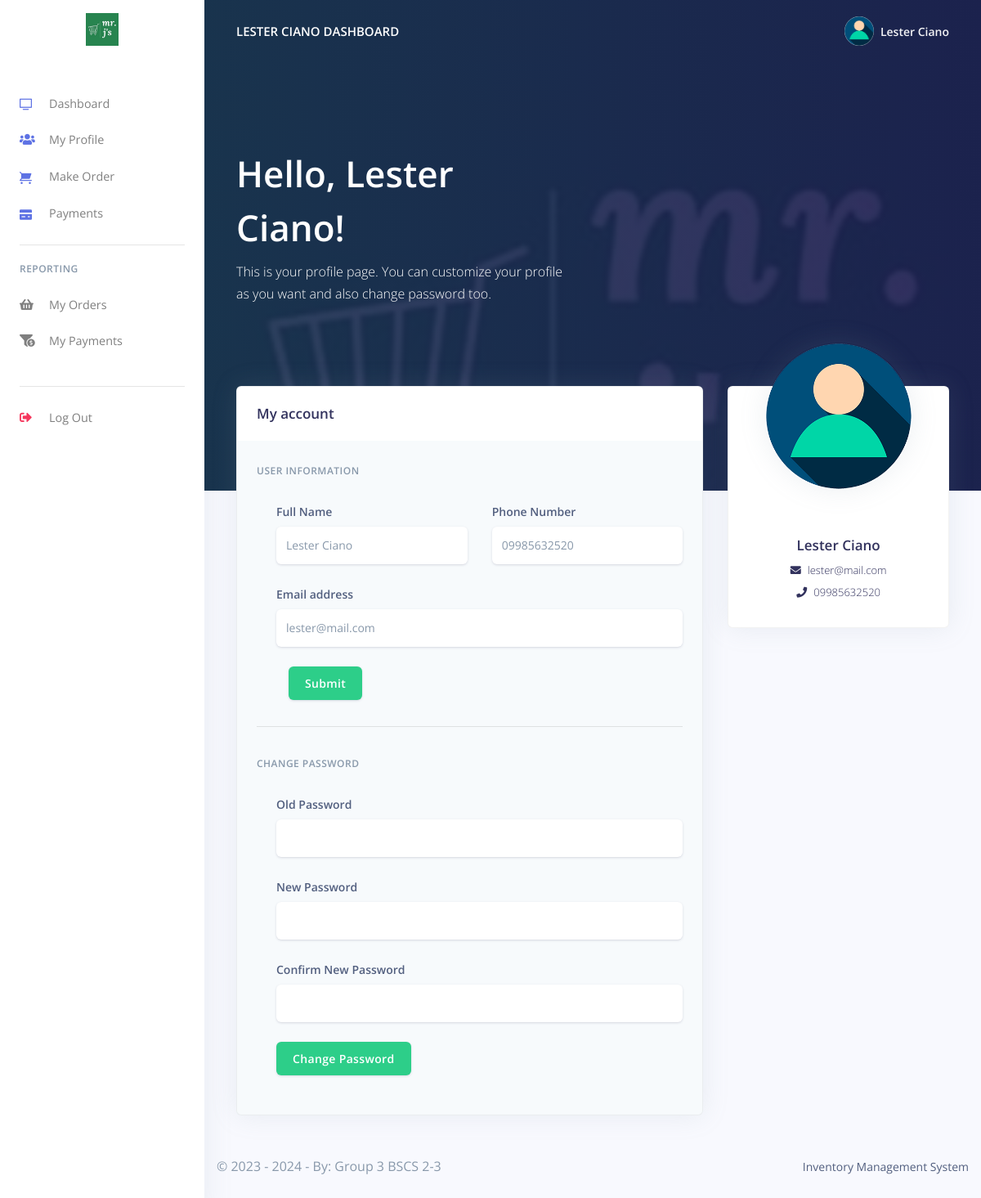
The app's page /pos/customer/change_profile.php (signed in) with its own data.
### tables this page shows
CREATE TABLE `rpos_customers` (
  `customer_id` varchar(200) NOT NULL,
  `customer_name` varchar(200) NOT NULL,
  `customer_phoneno` varchar(200) NOT NULL,
  `customer_email` varchar(200) NOT NULL,
  `customer_password` varchar(200) NOT NULL,
  `created_at` timestamp(6) NOT NULL DEFAULT current_timestamp(6) ON UPDATE current_timestamp(6)
);

### pos/customer/change_profile.php (the view, shortened to what this page needs)
<?php
include('config/config.php');
require_once('partials/_head.php');
?>
<body>
    <?php
    require_once('partials/_sidebar.php');
    ?>
    <div class="main-content">
        <?php
        require_once('partials/_topnav.php');
        $customer_id = $_SESSION['customer_id'];
        $ret = "SELECT * FROM  rpos_customers  WHERE customer_id = '$customer_id'";
        $stmt = $mysqli->prepare($ret);
        $stmt->execute();
        $res = $stmt->get_result();
        while ($customer = $res->fetch_object()) {
        ?>
            <div class="header pb-8 pt-5 pt-lg-8 d-flex align-items-center" style="min-height: 600px; background-image: url(../admin/assets/img/theme/mrj.jpg); background-size: cover; background-position: center top;">
                <span class="mask bg-gradient-default opacity-8"></span>
                <div class="container-fluid d-flex align-items-center">
                    <div class="row">
                        <div class="col-lg-7 col-md-10">
                            <h1 class="display-2 text-white">Hello, <?php echo $customer->customer_name; ?>!</h1>
                            <p class="text-white mt-0 mb-5">This is your profile page. You can customize your profile as you want and also change password too.</p>
                        </div>
                    </div>
                </div>
            </div>
            <div class="container-fluid mt--8">
                <div class="row">
                    <div class="col-xl-4 order-xl-2 mb-5 mb-xl-0">
                        <div class="card card-profile shadow">
                            <div class="row justify-content-center">
                                <div class="col-lg-3 order-lg-2">
                                    <div class="card-profile-image">
                                        <a href="#">
                                            <img src="../admin/assets/img/theme/user-a-min.png" class="rounded-circle">
                                        </a>
                                    </div>
                                </div>
                            </div>
                            <div class="card-body pt-0 pt-md-4">
                                <div class="row">
                                    <div class="col">
                                        <div class="card-profile-stats d-flex justify-content-center mt-md-5">
                                            <div>
                                            </div>
                                            <div>
                                            </div>
                                            <div>
                                            </div>
                                        </div>
                                    </div>
                                </div>
                                <div class="text-center">
                                    <h3>
                                        <?php echo $customer->customer_name; ?></span>
                                    </h3>
                                    <div class="h5 font-weight-300">
                                        <i class="fas fa-envelope mr-2"></i><?php echo $customer->customer_email; ?>
                                    </div>
                                    <div class="h5 font-weight-300">
                                        <i class="fas fa-phone mr-2"></i><?php echo $customer->customer_phoneno; ?>
                                    </div>
                                </div>
                            </div>
                        </div>
                    </div>
                    <div class="col-xl-8 order-xl-1">
                        <div class="card bg-secondary shadow">
                            <div class="card-header bg-white border-0">
                                <div class="row align-items-center">
                                    <div class="col-8">
                                        <h3 class="mb-0">My account</h3>
                                    </div>
                                    <div class="col-4 text-right">
                                    </div>
                                </div>
                            </div>
                            <div class="card-body">
                                <form method="post">
                                    <h6 class="heading-small text-muted mb-4">User information</h6>
                                    <div class="pl-lg-4">
                                        <div class="row">
                                            <div class="col-lg-6">
                                                <div class="form-group">
                                                    <label class="form-control-label" for="input-username">Full Name</label>
                                                    <input type="text" name="customer_name" value="<?php echo $customer->customer_name; ?>" id="input-username" class="form-control form-control-alternative" ">
                                                </div>
                                            </div>
                                            <div class=" col-lg-6">
                                                <div class="form-group">
                                                    <label class="form-control-label" for="input-email">Phone Number</label>
                                                    <input type="text" id="input-email" value="<?php echo $customer->customer_phoneno; ?>" name="customer_phone" class="form-control form-control-alternative">
                                                </div>
                                            </div>
                                            <div class="col-lg-12">
                                                <div class="form-group">
                                                    <label class="form-control-label" for="input-email">Email address</label>
                                                    <input type="email" id="input-email" value="<?php echo $customer->customer_email; ?>" name="customer_email" class="form-control form-control-alternative">
                                                </div>
                                            </div>
                                        </div>
                                        <div class="col-lg-12">
                                            <div class="form-group">
                                                <input type="submit" id="input-email" name="ChangeProfile" class="btn btn-success form-control-alternative" value="Submit"">
                                            </div>
                                        </div>
                                    </div>
                                </form>
                                <hr>
                                <form method =" post">
                                        <h6 class="heading-small text-muted mb-4">Change Password</h6>
                                        <div class="pl-lg-4">
                                            <div class="row">
                                                <div class="col-lg-12">
                                                    <div class="form-group">
                                                        <label class="form-control-label" for="input-username">Old Password</label>
                                                        <input type="password" name="old_password" id="input-username" class="form-control form-control-alternative">
                                                    </div>
                                                </div>
                                                <div class="col-lg-12">
                                                    <div class="form-group">
                                                        <label class="form-control-label" for="input-email">New Password</label>
                                                        <input type="password" name="new_password" class="form-control form-control-alternative">
                                                    </div>
                                                </div>
                                                <div class="col-lg-12">
                                                    <div class="form-group">
                                                        <label class="form-control-label" for="input-email">Confirm New Password</label>
                                                        <input type="password" name="confirm_password" class="form-control form-control-alternative">
                                                    </div>
                                                </div>
                                                <div class="col-lg-12">
                                                    <div class="form-group">
                                                        <input type="submit" id="input-email" name="changePassword" class="btn btn-success form-control-alternative" value="Change Password">
                                                    </div>
                                                </div>
                                            </div>
                                        </div>
                                    </div>
                            </div>
                        </div>
                    </div>
                </div>
            <?php
            require_once('partials/_footer.php');
        }
            ?>
            </div>
    <?php
    require_once('partials/_sidebar.php');
    ?>
</body>
</html>

### pos/customer/partials/_sidebar.php (shortened to what this page needs)
<?php
$customer_id = $_SESSION['customer_id'];
$ret = "SELECT * FROM  rpos_customers  WHERE customer_id = '$customer_id'";
$stmt = $mysqli->prepare($ret);
$stmt->execute();
$res = $stmt->get_result();
while ($customer = $res->fetch_object()) {
?>
  <nav class="navbar navbar-vertical fixed-left navbar-expand-md navbar-light bg-white" id="sidenav-main">
    <div class="container-fluid">
      <a class="navbar-brand pt-0" href="dashboard.php">
        <img src="../admin/assets/img/brand/mrj.jpg" class="navbar-brand-img" alt="...">
      </a>
      <div class="collapse navbar-collapse" id="sidenav-collapse-main">
        <ul class="navbar-nav">
          <li class="nav-item">
            <a class="nav-link" href="dashboard.php">
              <i class="ni ni-tv-2 text-primary"></i> Dashboard
            </a>
          </li>
          <li class="nav-item">
            <a class="nav-link" href="change_profile.php">
              <i class="fas fa-users text-primary"></i> My Profile
            </a>
          </li>
          <li class="nav-item">
            <a class="nav-link" href="orders.php">
              <i class="ni ni-cart text-primary"></i>Make Order
            </a>
          </li>
          <li class="nav-item">
            <a class="nav-link" href="payments.php">
              <i class="ni ni-credit-card text-primary"></i> Payments
            </a>
          </li>
        </ul>
        <hr class="my-3">
        <h6 class="navbar-heading text-muted">Reporting</h6>
        <ul class="navbar-nav mb-md-3">
          <li class="nav-item">
            <a class="nav-link" href="orders_reports.php">
              <i class="fas fa-shopping-basket"></i> My Orders
            </a>
          </li>
          <li class="nav-item">
            <a class="nav-link" href="payments_reports.php">
              <i class="fas fa-funnel-dollar"></i> My Payments
            </a>
          </li>
        </ul>
        <hr class="my-3">
        <ul class="navbar-nav mb-md-3">
          <li class="nav-item">
            <a class="nav-link" href="logout.php">
              <i class="fas fa-sign-out-alt text-danger"></i> Log Out
            </a>
          </li>
        </ul>
      </div>
    </div>
  </nav>
<?php } ?>

### pos/customer/partials/_topnav.php (shortened to what this page needs)
<?php
$customer_id = $_SESSION['customer_id'];
$ret = "SELECT * FROM  rpos_customers  WHERE customer_id = '$customer_id'";
$stmt = $mysqli->prepare($ret);
$stmt->execute();
$res = $stmt->get_result();
while ($customer = $res->fetch_object()) {
?>
    <nav class="navbar navbar-top navbar-expand-md navbar-dark" id="navbar-main">
        <div class="container-fluid">
            <a class="h4 mb-0 text-white text-uppercase d-none d-lg-inline-block" href="dashboard.php"><?php echo $customer->customer_name; ?> Dashboard</a>
            <ul class="navbar-nav align-items-center d-none d-md-flex">
                <li class="nav-item dropdown">
                    <a class="nav-link pr-0" href="#" role="button" data-toggle="dropdown" aria-haspopup="true" aria-expanded="false">
                        <div class="media align-items-center">
                            <span class="avatar avatar-sm rounded-circle">
                                <img alt="Image placeholder" src="../admin/assets/img/theme/user-a-min.png">
                            </span>
                            <div class="media-body ml-2 d-none d-lg-block">
                                <span class="mb-0 text-sm  font-weight-bold"><?php echo $customer->customer_name; ?></span>
                            </div>
                        </div>
                    </a>
                </li>
            </ul>
        </div>
    </nav>
<?php } ?>

### pos/customer/partials/_footer.php
<footer class="py-5">
  <div class="container">
    <div class="row align-items-center justify-content-xl-between">
      <div class="col-xl-6">
        <div class="copyright text-center text-xl-left text-muted">
        &copy; 2023 - <?php echo date('Y'); ?> - By: Group 3 BSCS 2-3
        </div>
      </div>
      <div class="col-xl-6">
        <ul class="nav nav-footer justify-content-center justify-content-xl-end">
          <li class="nav-item">
            <a href="" class="nav-link" target="_blank">Inventory Management System</a>
          </li>
        </ul>
      </div>
    </div>
  </div>
</footer>

### records on screen
rpos_customers: customer_name "LESTER CIANO", customer_name "Lester Ciano", customer_email "lester@mail.com", customer_phoneno "09985632520", customer_phone "09985632520"
